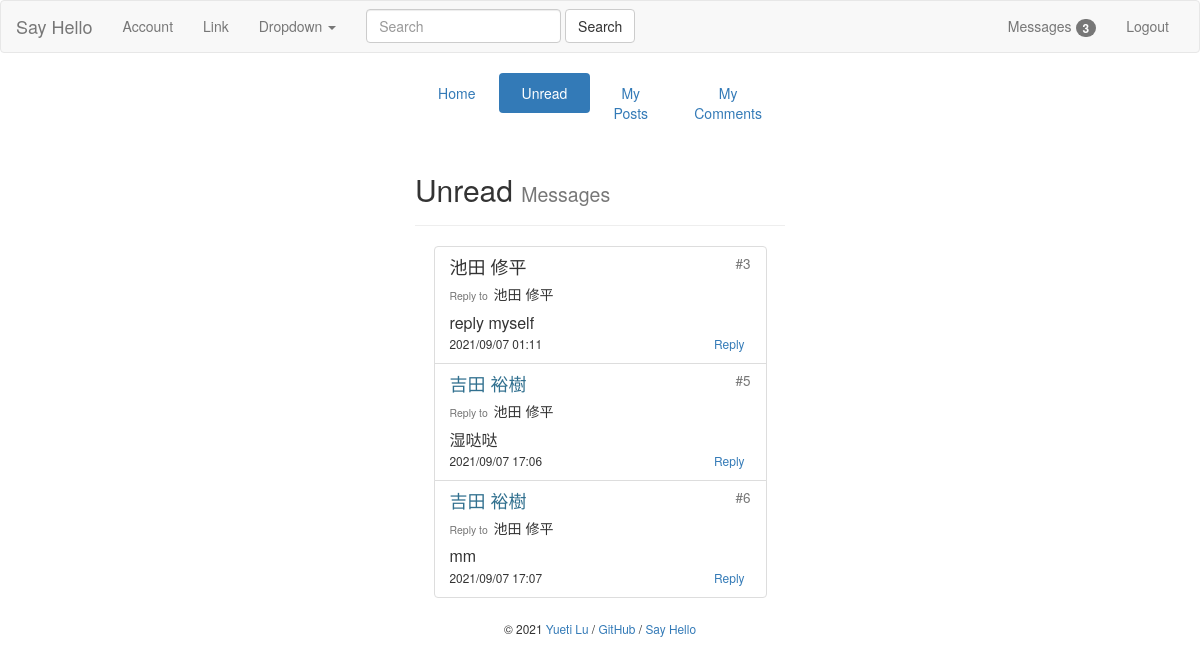
Page /admin/unreadMessages (signed in) on the committed database.
### bluelog/models.py (models this page shows)
class Comment(db.Model):
    id = db.Column(db.Integer, primary_key=True)
    name = db.Column(db.String(30))
    body = db.Column(db.Text)
    replyTo = db.Column(db.String(30))
    commentFloor = db.Column(db.Integer)
    from_admin = db.Column(db.Boolean, default=False)
    timestamp = db.Column(db.DateTime, default=datetime.now, index=True)
    post_id = db.Column(db.Integer, db.ForeignKey('post.id'))
    post = db.relationship('Post', back_populates='comments')
    user_id = db.Column(db.Integer, db.ForeignKey('user.id'))
    user = db.relationship('User', back_populates='comments')

### bluelog/blueprints/admin.py (the view)
@admin_bp.route('/unreadMessages')
def manageUnreadMessages():
    if not current_user.is_authenticated:
        return redirect(url_for('blog.index'))
    else:
        unreadMessages = UnreadMessage.query.filter(and_(UnreadMessage.user_id == current_user.id,
                                                         UnreadMessage.haveRead == 0)).all()
        unreadMessages = Comment.query.filter(Comment.id.in_([unreadMessage.comment_id for unreadMessage in unreadMessages])).all()
        return render_template('admin/manageUnreadMessage.html', comments=unreadMessages)

### bluelog/forms.py
class SearchForm(FlaskForm):
    body = StringField('SearchMessage', validators=[DataRequired()])
    submit = SubmitField('Search')

### bluelog/__init__.py (called while the page is built)
def register_template_context(app):
    @app.context_processor
    def injectSearchForm():
        searchForm = SearchForm()
        return dict(searchForm=searchForm)
    @app.context_processor
    def injectUnreadMessage():
        if current_user.is_authenticated:
            user = User.query.get(current_user.id)
            unreadMessageNum = UnreadMessage.query.filter(and_(UnreadMessage.user_id == user.id,
                                                               UnreadMessage.haveRead == 0)).count()
            return dict(unreadMessageNum=unreadMessageNum)
        else:
            return dict(unreadMessageNum=0)

### bluelog/extensions.py (called while the page is built)
@login_manager.user_loader
def load_user(user_id):
    from bluelog.models import User
    user = User.query.get(int(user_id))
    return user

### bluelog/templates/admin/manageUnreadMessage.html
{% extends 'base.html' %}
{% from "macros.html" import show_flash with context %}
{% from "macros.html" import show_footer %}
{% from "macros.html" import show_comment_in_href %}
{% block content %}
    <div class="col-md-4"></div>
    <div class="col-md-4">
        <ul class="nav nav-pills nav-justified">
            <li role="presentation"><a href="{{ url_for('admin.index') }}">Home</a></li>
            <li role="presentation" class="active"><a href="{{ url_for('admin.manageUnreadMessages') }}">Unread</a></li>
            <li role="presentation"><a href="{{ url_for('admin.managePosts') }}">My Posts</a></li>
            <li role="presentation"><a href="{{ url_for('admin.manageComments') }}">My Comments</a></li>
        </ul>
        <div class="page-header">
            <h2>Unread <small>Messages</small></h2>
        </div>
        <ul class="list-group" style="margin:0 auto; width:90%">
            {% for comment in comments %}
                {{ show_comment_in_href(comment) }}
            {% endfor %}
        </ul>
        {{ show_footer() }}
    </div>
    <div class="col-md-4"></div>
{% endblock content %}

### bluelog/templates/macros.html (shortened to what this page needs)
{% macro show_footer() %}
    <footer class="text-center" style="margin-top: 20px;">
        <small> &copy; 2021 <a href="https://github.com/luyueti111" title="Written by Grey Li">Yueti Lu</a> /
            <a href="https://github.com/luyueti111/Bluelog" title="Fork me on GitHub">GitHub</a> /
            <a href="{{ url_for('blog.hello') }}" title="A HelloFlask project">Say Hello</a>
        </small>
    </footer>
{% endmacro %}
{% macro show_comment_in_href(comment) %}
    {% set post = comment.post %}
    <li class="list-group-item">
        <a href="{{ url_for('blog.replyPage', post_id=comment.post_id) }}"
           style="color: inherit; text-decoration: none;">
            {% if comment.name == post.name %}
                <h4 class="list-group-item-heading text-info">{{ comment.name }}<small
                        class="pull-right">&nbsp;#{{ comment.commentFloor }}</small>
                </h4>
            {% else %}
                <h4 class="list-group-item-heading">{{ comment.name }}<small
                        class="pull-right">&nbsp;#{{ comment.commentFloor }}</small>
                </h4>
            {% endif %}
            {% if comment.replyTo is not none %}
                <h5><small>Reply to&nbsp;&nbsp;</small>{{ comment.replyTo }}</h5>
            {% endif %}
            <p class="list-group-item-text"
               style="width: 100%; word-break: break-all; word-wrap: break-word; font-size: medium">{{ comment.body }}</p>
            <small>
                {{ comment.timestamp.strftime('%Y/%m/%d %H:%M') }}
            </small>
            <a class="btn btn-xs pull-right" href="{{ url_for('blog.replyFromComment', comment_id=comment.id) }}">Reply</a>
        </a>
    </li>
{% endmacro %}

### rows in the picture
Comment: name "池田 修平", commentFloor "3", replyTo "池田 修平", body "reply myself", timestamp "2021/09/07 01:11"
Comment: name "吉田 裕樹", commentFloor "5", replyTo "池田 修平", body "湿哒哒", timestamp "2021/09/07 17:06"
Comment: name "吉田 裕樹", commentFloor "6", replyTo "池田 修平", body "mm", timestamp "2021/09/07 17:07"

### other values in the picture
{{ unreadMessageNum }} "3"
